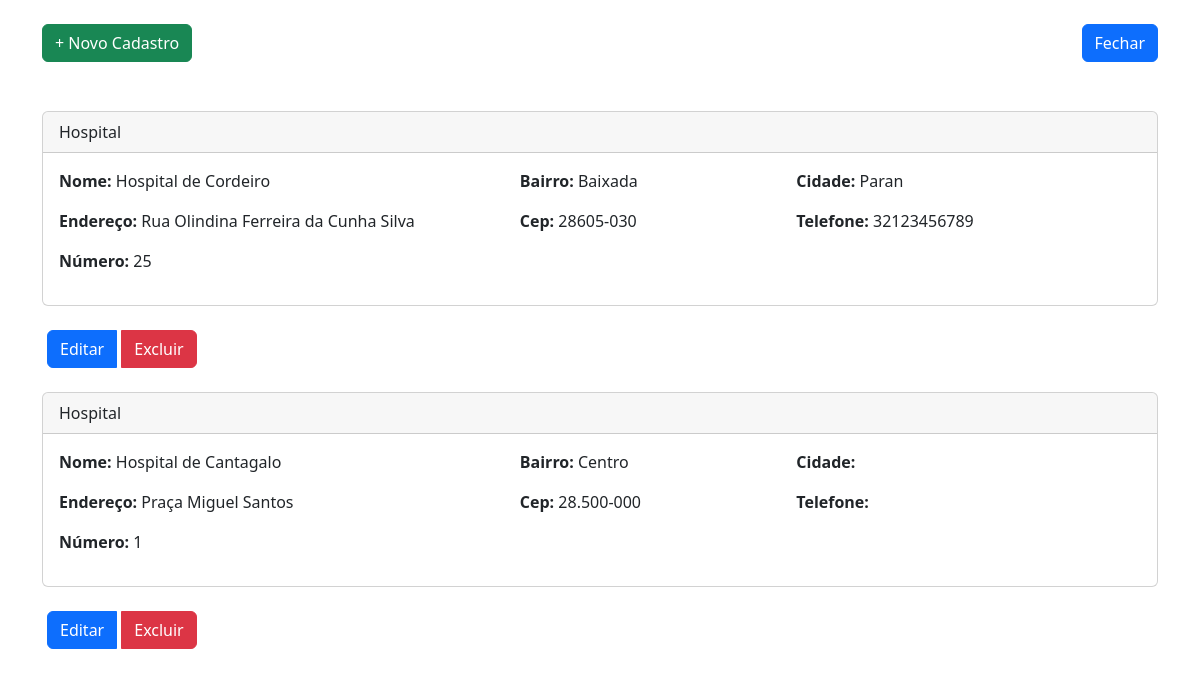
The page /App/views/user/HospitalView/indexHospital.php on the database its author committed.
### tables this page shows
CREATE TABLE IF NOT EXISTS `hospitais` (
  `id` int NOT NULL AUTO_INCREMENT,
  `nome` varchar(150) NOT NULL,
  `endereco` varchar(150) NOT NULL,
  `numero` int NOT NULL,
  `bairro` varchar(60) NOT NULL,
  `cep` varchar(10) NOT NULL,
  `cidade` varchar(220) NOT NULL,
  `telefone` varchar(13) NOT NULL,
  `created` datetime NOT NULL,
  `modified` datetime DEFAULT NULL,
  PRIMARY KEY (`id`)
);

### App/config/conexao.php (called while the page is built, shortened)
<?php
class Banco
{
    protected $mysqli;
    private function conexao($servidor, $usuario, $senha, $banco)
    {
        try {
            $this->mysqli = new mysqli($servidor, $usuario, $senha, $banco);
        } catch (Exception $e) {
            die($e->getMessage());
        }
    }
    public function getConexao()
    {
        return $this->mysqli;
    }
}
?>

### App/controllers/Hospital/HospitalListarController.php (called while the page is built)
<?php
require_once (__DIR__ ."/../../models/HospitalModel.php");
class listarHospital
{    private $listar;
    public function __construct(){
        $this->listar = new Hospital();
        $this->listarTodos();
    }
    public function listarTodos(){
        return $this->listar->listarHospitais();
    }
 }
?>

### App/models/HospitalModel.php (called while the page is built, shortened)
<?php
require_once (__DIR__ ."/../dao/HospitalDAO.php");
class Hospital extends Banco
{
    private $hospitalDAO;
    public function __construct()
    {
        $this->hospitalDAO = new HospitalDAO();
    }
    public function listarHospitais()
    {
        return $this->hospitalDAO->getHospital();
    }
}
?>

### App/dao/HospitalDAO.php (called while the page is built, shortened)
<?php
require_once(__DIR__ . "/../config/conexao.php");
class HospitalDAO
{
    protected $conexao;
    public function __construct()
    {
        $this->conexao = new Banco();
    }
    public function getHospital()
    {
        try {
            $stmt = $this->conexao->getConexao()->prepare("SELECT * FROM hospitais ORDER BY id DESC ");
            $stmt->execute();
            $result = $stmt->get_result();
            while ($row = $result->fetch_assoc()) {
                $hospital [] = $row;
            }
            return $hospital;
        } catch (Exception $e) {
            echo "Erro ao listar hospitais: " . $e->getMessage();
            return [];
        }
    }
}
?>

### App/views/user/HospitalView/indexHospital.php (the view, shortened to what this page needs)
<?php
require_once("../../../controllers/Hospital/HospitalListarController.php");
$controller = new listarHospital();
$row = $controller->listarTodos();
?>
<!DOCTYPE html>
<html lang="en">
<head>
    <link href="https://cdn.jsdelivr.net/npm/bootstrap@5.2.1/dist/css/bootstrap.min.css" rel="stylesheet"
>
</head>
<body>
<div class="container">
    <header class="d-flex justify-content-between my-4">
        <p class="text-right"><a href="CriarHospital.php" class="btn btn-success">+ Novo Cadastro</a></p>
        <a href="../../home.php" class="btn btn-primary" style="margin-bottom: 25px;">Fechar</a>
    </header>
    <?php foreach ($row as $value): ?>
        <div class="card">
            <div class="card-header">Hospital</div>
            <div class="card-body">
                <div class="row">
                    <div class="col-md-5">
                        <p><strong>Nome:</strong> <?php echo $value['nome']; ?></p>
                        <p><strong>Endereço:</strong> <?php echo $value['endereco']; ?></p>
                    </div>
                    <div class="col-md-3">
                        <p><strong>Bairro:</strong> <?php echo $value['bairro']; ?></p>
                        <p><strong>Cep:</strong> <?php echo $value['cep']; ?></p>
                    </div>
                    <div class="col-md-3">
                        <p><strong>Cidade:</strong> <?php echo $value['cidade']; ?></p>
                        <p><strong>Telefone:</strong> <?php echo $value['telefone']; ?></p>
                    </div>
                    <div class="col-md-3">
                        <p><strong>Número:</strong> <?php echo $value['numero']; ?></p>
                    </div>
                </div>
            </div>
        </div>
        <br>
        <div class="col-md-3 text-right">
            <div class="btn-group">
                <a class="btn btn-primary" style="margin-left: 5px; margin-right: 5px;"
                   href="../../user/HospitalView/editarHospital.php?id=<?php echo $value['id']; ?>">Editar</a>
                <a class="btn btn-danger"
                   href="../../../controllers/Hospital/HospitalDeletarController.php?id=<?php echo $value['id']; ?>">Excluir</a>
            </div>
        </div>
        <br>
    <?php endforeach; ?>
</div>
</body>
</html>

### rows shown on the page
hospitais: nome "Hospital de Cordeiro", endereco "Rua Olindina Ferreira da Cunha Silva", bairro "Baixada", cep "28605-030", cidade "Paran", telefone "32123456789", numero "25"
hospitais: nome "Hospital de Cantagalo", endereco "Praça Miguel Santos", bairro "Centro", cep "28.500-000", numero "1"
